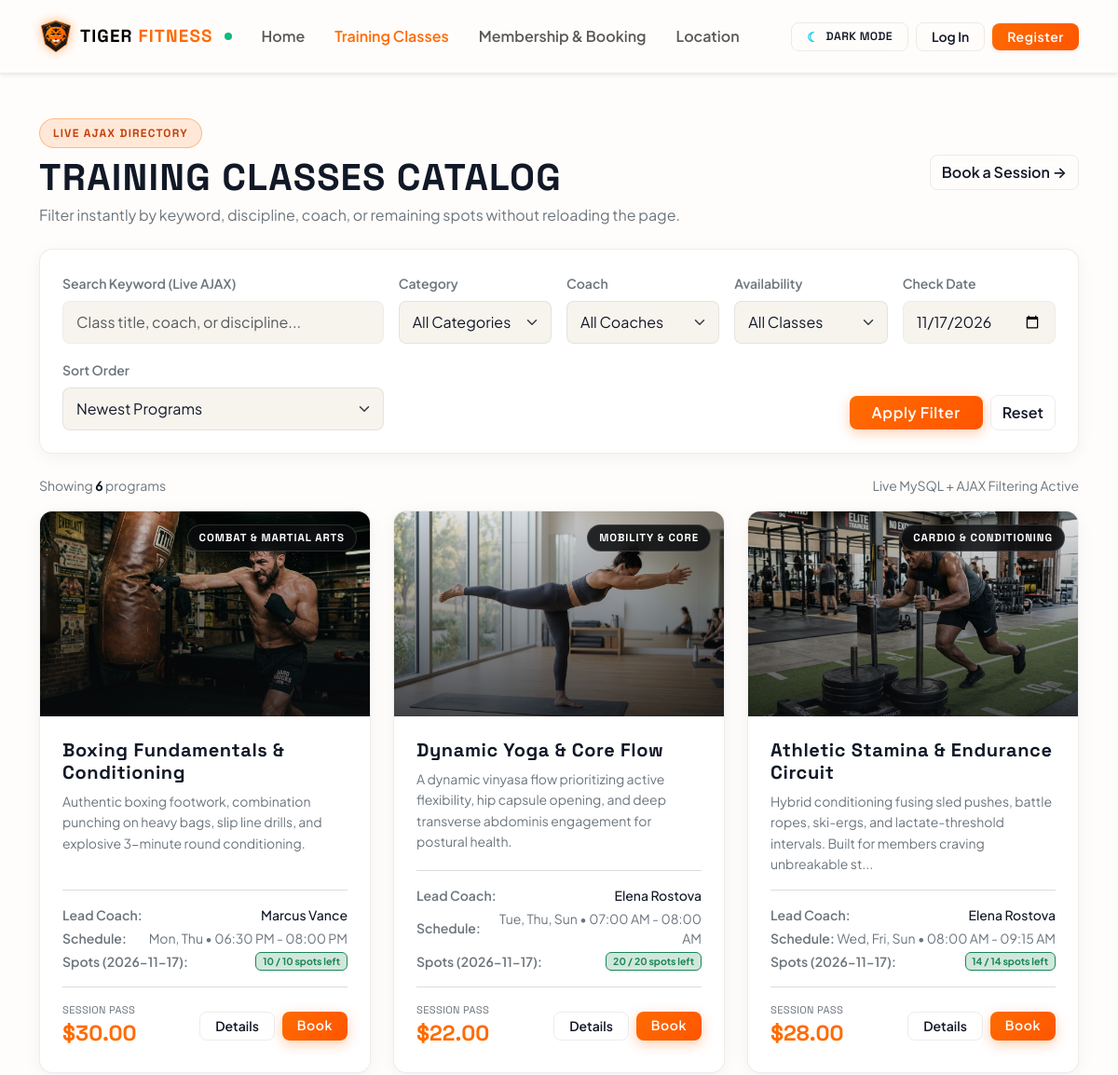
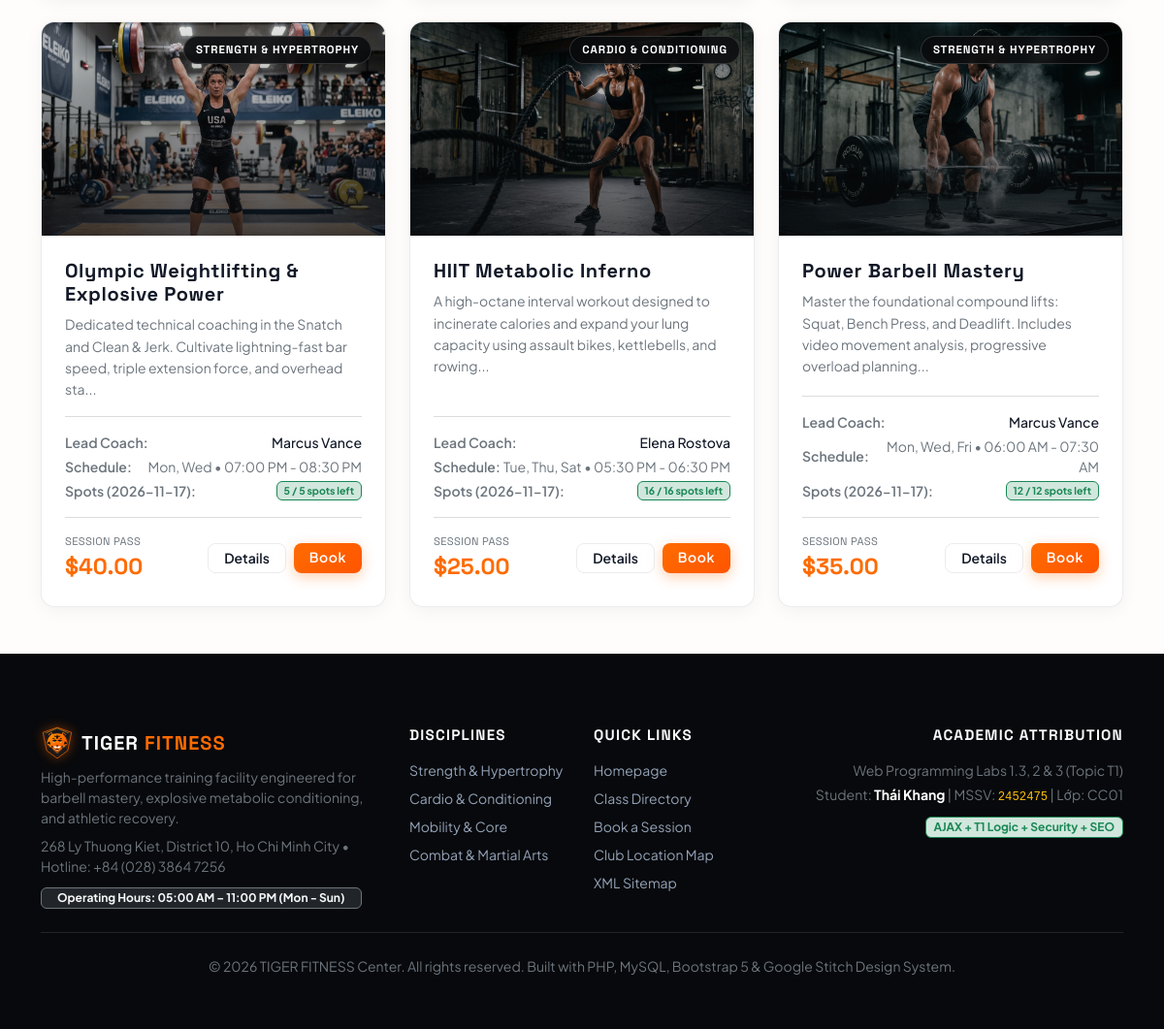
/bookstore/pages/classes.php, run on the app's committed database (2 pictures, top to bottom).
### tables this page shows
CREATE TABLE `fitness_classes` (
  `id` INT AUTO_INCREMENT PRIMARY KEY,
  `category_id` INT NOT NULL,
  `title` VARCHAR(150) NOT NULL,
  `description` TEXT NOT NULL,
  `trainer_name` VARCHAR(100) NOT NULL,
  `schedule_info` VARCHAR(100) NOT NULL,
  `price` DECIMAL(10,2) NOT NULL DEFAULT 0.00,
  `max_capacity` INT NOT NULL DEFAULT 15,
  `image_url` VARCHAR(255) NULL,
  `created_at` TIMESTAMP DEFAULT CURRENT_TIMESTAMP,
  CONSTRAINT `fk_class_category`
    FOREIGN KEY (`category_id`)
    REFERENCES `categories` (`id`)
    ON DELETE CASCADE
    ON UPDATE CASCADE
);

CREATE TABLE `categories` (
  `id` INT AUTO_INCREMENT PRIMARY KEY,
  `name` VARCHAR(100) NOT NULL,
  `description` TEXT NULL
);

### bookstore/config/preferences.php (called while the page is built, shortened)
<?php
function getActiveTheme(): string {
    $theme = $_COOKIE[COOKIE_THEME] ?? 'light';
    return in_array($theme, ['light', 'dark'], true) ? $theme : 'light';
}

### bookstore/config/session.php (called while the page is built, shortened)
<?php
function e(?string $value): string {
    return htmlspecialchars((string)$value, ENT_QUOTES | ENT_SUBSTITUTE, 'UTF-8');
}
function isLoggedIn(): bool {
    return isset($_SESSION['user_id']) && !empty($_SESSION['user_id']);
}
function hasRole($roles): bool {
    if (!isLoggedIn()) {
        return false;
    }
    $allowedRoles = is_array($roles) ? $roles : [$roles];
    $currentRole = $_SESSION['role'] ?? '';
    return in_array($currentRole, $allowedRoles, true);
}

### bookstore/pages/classes.php (the view, shortened to what this page needs)
<?php
require_once __DIR__ . '/../config/session.php';
require_once __DIR__ . '/../config/database.php';
require_once __DIR__ . '/../config/preferences.php';
$activeTheme = getActiveTheme();
$search       = trim($_GET['search'] ?? '');
$availability = trim($_GET['availability'] ?? 'all');
$sort         = trim($_GET['sort'] ?? 'newest');
$filterDate   = trim($_GET['date'] ?? date('Y-m-d', strtotime('+1 day')));
$sql = "
    SELECT
        fc.id,
        fc.title,
        fc.description,
        fc.trainer_name,
        fc.schedule_info,
        fc.price,
        fc.max_capacity,
        fc.image_url,
        fc.created_at,
        c.id AS category_id,
        c.name AS category_name,
        COALESCE(bk.booked_count, 0) AS booked_count,
        GREATEST(0, fc.max_capacity - COALESCE(bk.booked_count, 0)) AS remaining_spots
    FROM fitness_classes fc
    INNER JOIN categories c ON fc.category_id = c.id
    LEFT JOIN (
        SELECT class_id, COUNT(*) AS booked_count
        FROM class_bookings
        WHERE booking_date = :booking_date
          AND status = 'confirmed'
        GROUP BY class_id
    ) bk ON fc.id = bk.class_id
    WHERE 1=1
";
$params = ['booking_date' => $filterDate];
$sql .= " ORDER BY fc.id DESC";
try {
    $stmt = $pdo->prepare($sql);
    $stmt->execute($params);
    $classes = $stmt->fetchAll();
} catch (PDOException $e) {
    error_log("Failed to query classes list: " . $e->getMessage());
    $classes = [];
    $flashError = "Failed to load classes from the database. Please try again.";
}
?>
<!DOCTYPE html>
<html lang="en">
<head>
  <link href="https://cdn.jsdelivr.net/npm/bootstrap@5.3.0/dist/css/bootstrap.min.css" rel="stylesheet">
  <link rel="stylesheet" href="../public/css/style.css">
</head>
<body class="<?php echo ($activeTheme === 'dark') ? 'theme-dark' : ''; ?>" data-bs-theme="<?php echo e($activeTheme); ?>">
<?php require_once __DIR__ . '/../components/header.php'; ?>
<main class="container py-5">
  <div class="row align-items-center mb-4 g-3">
    <div class="col-md-8">
      <div class="d-flex align-items-center gap-2 mb-2 flex-wrap">
        <span class="hero-badge">Live AJAX Directory</span>
      </div>
      <h1 class="display-6 fw-bold font-headline mb-1 text-uppercase">Training Classes Catalog</h1>
      <p class="text-secondary mb-0">Filter instantly by keyword, discipline, coach, or remaining spots without reloading the page.</p>
    </div>
    <div class="col-md-4 text-md-end d-flex justify-content-md-end gap-2 flex-wrap">
      <a href="bookings.php" class="btn btn-outline-apex fw-semibold">
        Book a Session &rarr;
      </a>
    </div>
  </div>
  <section aria-label="Live AJAX Search and Filters" class="glass-panel p-4 mb-4">
    <form action="classes.php" method="GET" id="ajax-class-filter-form" class="row g-3 align-items-end">
      <div class="col-12 col-md-4">
        <label for="search" class="form-label fw-semibold small text-secondary">Search Keyword (Live AJAX)</label>
        <input
          type="text"
          class="form-control"
          id="search"
          name="search"
          placeholder="Class title, coach, or discipline..."
          value="<?php echo e($search); ?>">
      </div>
      <div class="col-12 col-sm-6 col-md-2">
        <label for="category_id" class="form-label fw-semibold small text-secondary">Category</label>
        <select class="form-select" id="category_id" name="category_id">
          <option value="">All Categories</option>
        </select>
      </div>
      <div class="col-12 col-sm-6 col-md-2">
        <label for="trainer" class="form-label fw-semibold small text-secondary">Coach</label>
        <select class="form-select" id="trainer" name="trainer">
          <option value="">All Coaches</option>
        </select>
      </div>
      <div class="col-12 col-sm-6 col-md-2">
        <label for="availability" class="form-label fw-semibold small text-secondary">Availability</label>
        <select class="form-select" id="availability" name="availability">
          <option value="all" <?php echo ($availability === 'all') ? 'selected' : ''; ?>>All Classes</option>
        </select>
      </div>
      <div class="col-12 col-sm-6 col-md-2">
        <label for="filter_date" class="form-label fw-semibold small text-secondary">Check Date</label>
        <input type="date" class="form-control" id="filter_date" name="date" value="<?php echo e($filterDate); ?>">
      </div>
      <div class="col-12 col-md-4">
        <label for="sort" class="form-label fw-semibold small text-secondary">Sort Order</label>
        <select class="form-select" id="sort" name="sort">
          <option value="newest" <?php echo ($sort === 'newest') ? 'selected' : ''; ?>>Newest Programs</option>
        </select>
      </div>
      <div class="col-12 col-md-8 d-flex gap-2 justify-content-md-end align-items-center">
        <button type="submit" class="btn btn-apex-crimson px-4 fw-semibold">
          Apply Filter
        </button>
        <a href="classes.php" id="ajax-reset-filters" class="btn btn-outline-apex">
          Reset
        </a>
      </div>
    </form>
  </section>
  <div class="d-flex justify-content-between align-items-center mb-3 text-secondary small">
    <span>Showing <strong class="text-white" id="classes-visible-count"><?php echo count($classes); ?></strong> programs</span>
    <?php if ($isStaff): ?>
      <span class="text-tiger fw-semibold">Staff CRUD active</span>
    <?php else: ?>
      <span>Live MySQL + AJAX Filtering Active</span>
    <?php endif; ?>
  </div>
  <div class="row g-4" id="classes-grid-container">
    <?php if (empty($classes)): ?>
      <div class="col-12">
        <div class="glass-panel p-5 text-center my-4">
          <h2 class="h5 fw-bold font-headline text-uppercase mb-1">No Training Classes Found</h2>
          <p class="text-secondary mb-3">No classes matched your filter or search query.</p>
          <a href="classes.php" class="btn btn-outline-apex btn-sm">Clear Filters</a>
        </div>
      </div>
    <?php else: ?>
      <?php foreach ($classes as $class): ?>
        <?php
          $maxCap = max(1, (int)$class['max_capacity']);
          $booked = (int)$class['booked_count'];
          $remaining = max(0, $maxCap - $booked);
        ?>
        <div class="col-12 col-md-6 col-lg-4">
          <article class="class-card h-100">
            <div class="class-card-img-wrap">
              <img
                src="../public/<?php echo e($class['image_url']); ?>"
                alt="<?php echo e($class['title']); ?> training class">
              <div class="class-card-overlay"></div>
              <span class="class-discipline-badge">
                <?php echo e($class['category_name']); ?>
              </span>
            </div>
            <div class="card-body d-flex flex-column p-4">
              <h3 class="h5 card-title fw-bold font-headline mb-2">
                <?php echo e($class['title']); ?>
              </h3>
              <p class="card-text text-secondary small flex-grow-1 mb-3" style="line-height: 1.6;">
                <?php echo e(mb_strimwidth($class['description'], 0, 140, '...')); ?>
              </p>
              <div class="pt-3 border-top border-secondary border-opacity-25 mb-3">
                <div class="d-flex align-items-center justify-content-between small text-secondary mb-1">
                  <span class="fw-semibold">Lead Coach:</span>
                  <span class="text-white fw-medium"><?php echo e($class['trainer_name']); ?></span>
                </div>
                <div class="d-flex align-items-center justify-content-between small text-secondary mb-1">
                  <span class="fw-semibold">Schedule:</span>
                  <span class="opacity-90 text-end"><?php echo e($class['schedule_info']); ?></span>
                </div>
                <div class="d-flex align-items-center justify-content-between small text-secondary">
                  <span class="fw-semibold">Spots (<?php echo e($filterDate); ?>):</span>
                  <?php if ($remaining <= 0): ?>
                    <span class="badge bg-danger-subtle text-danger border border-danger">FULL (<?php echo $booked; ?>/<?php echo $maxCap; ?>)</span>
                  <?php else: ?>
                    <span class="badge bg-success-subtle text-success border border-success"><?php echo $remaining; ?> / <?php echo $maxCap; ?> spots left</span>
                  <?php endif; ?>
                </div>
              </div>
              <div class="d-flex align-items-center justify-content-between pt-3 border-top border-secondary border-opacity-25 gap-2">
                <div>
                  <span class="small text-secondary d-block font-headline text-uppercase" style="font-size: 0.7rem;">Session Pass</span>
                  <span class="class-price-tag">$<?php echo e(number_format((float)$class['price'], 2)); ?></span>
                </div>
                <div class="d-flex gap-2">
                  <a href="item_details.php?id=<?php echo urlencode((string)$class['id']); ?>" class="btn btn-outline-apex btn-sm px-3 fw-semibold">
                    Details
                  </a>
                  <a href="bookings.php?class_id=<?php echo urlencode((string)$class['id']); ?>&amp;date=<?php echo urlencode($filterDate); ?>" class="btn btn-apex-crimson btn-sm px-3 fw-semibold">
                    Book
                  </a>
                </div>
              </div>
            </div>
          </article>
        </div>
      <?php endforeach; ?>
    <?php endif; ?>
  </div>
</main>
<?php require_once __DIR__ . '/../components/footer.php'; ?>
</body>
</html>

### bookstore/public/css/style.css (style rules this page uses)
:root { --tiger-orange: #FF6B00; --tiger-orange-hover: #FF8533; --tiger-amber: #FF9E00; --tiger-volt: #FF5500; --tiger-emerald: #10B981; --apex-crimson: #FF6B00; --apex-crimson-hover: #FF8533; --apex-volt: #FF5500; --apex-emerald: #10B981; --apex-bg: #FFFDFB; --apex-surface: #FFFFFF; --apex-surface-subtle: #F7F4EE; --apex-surface-container: #FAF6F0; --apex-border: rgba(17, 24, 39, 0.08); --apex-border-hover: rgba(255, 107, 0, 0.40); --apex-text-primary: #111827; --apex-text-muted: #6B7280; --apex-navbar-bg: rgba(255, 253, 251, 0.88); --apex-glass-bg: rgba(255, 255, 255, 0.84); --apex-card-shadow: 0 4px 20px -2px rgba(17, 24, 39, 0.06); --apex-glow: 0 10px 25px -3px rgba(255, 107, 0, 0.22); --font-headline: 'Space Grotesk', -apple-system, sans-serif; --font-body: 'Plus Jakarta Sans', -apple-system, BlinkMacSystemFont, 'Segoe UI', Roboto, sans-serif; }
body { font-family: var(--font-body); background-color: var(--apex-bg); color: var(--apex-text-primary); min-height: 100vh; display: flex; flex-direction: column; transition: background-color 0.25s ease, color 0.25s ease; -webkit-font-smoothing: antialiased; }
main { flex: 1 0 auto; }
h1, h2, h3, h4, h5, h6, .font-headline, .display-4, .display-5, .display-6 { font-family: var(--font-headline); letter-spacing: 0.03em; }
.glass-panel { background-color: var(--apex-glass-bg); backdrop-filter: blur(14px); -webkit-backdrop-filter: blur(14px); border: 1px solid var(--apex-border); box-shadow: var(--apex-card-shadow); border-radius: 14px; }
.btn-tiger-orange, .btn-apex-crimson, .btn-danger { background: linear-gradient(135deg, #FF6B00 0%, #FF5500 100%); border: none; color: #FFFFFF !important; font-weight: 600; letter-spacing: 0.04em; border-radius: 8px; transition: all 0.22s cubic-bezier(0.16, 1, 0.3, 1); box-shadow: 0 4px 14px rgba(255, 107, 0, 0.32); }
.btn-outline-apex, .btn-outline-tiger { background: transparent; border: 1px solid var(--apex-border); color: var(--apex-text-primary); font-weight: 600; border-radius: 8px; backdrop-filter: blur(8px); transition: all 0.2s ease; }
.hero-badge { display: inline-flex; align-items: center; gap: 8px; padding: 6px 14px; background: rgba(255, 107, 0, 0.14); border: 1px solid rgba(255, 107, 0, 0.38); border-radius: 9999px; color: #FFB366; font-family: var(--font-headline); font-size: 0.75rem; letter-spacing: 0.1em; text-transform: uppercase; font-weight: 700; }
.class-card { background-color: var(--apex-surface); border: 1px solid var(--apex-border); border-radius: 14px; overflow: hidden; box-shadow: var(--apex-card-shadow); transition: all 0.28s cubic-bezier(0.16, 1, 0.3, 1); display: flex; flex-direction: column; }
.class-card-img-wrap { position: relative; overflow: hidden; height: 220px; }
.class-card-img-wrap img { width: 100%; height: 100%; object-fit: cover; transition: transform 0.4s cubic-bezier(0.16, 1, 0.3, 1); }
.class-card-overlay { position: absolute; inset: 0; background: linear-gradient(180deg, rgba(10, 11, 14, 0.1) 0%, rgba(10, 11, 14, 0.75) 100%); }
.class-discipline-badge { position: absolute; top: 14px; right: 14px; padding: 5px 12px; background: rgba(10, 11, 14, 0.85); backdrop-filter: blur(8px); border: 1px solid rgba(255, 255, 255, 0.15); border-radius: 9999px; color: #FFFFFF; font-family: var(--font-headline); font-size: 0.72rem; letter-spacing: 0.08em; text-transform: uppercase; font-weight: 700; }
.class-price-tag { font-family: var(--font-headline); font-size: 1.45rem; font-weight: 700; color: var(--tiger-orange); }
.form-control, .form-select { background-color: var(--apex-surface-subtle); border: 1px solid var(--apex-border); color: var(--apex-text-primary); border-radius: 8px; padding: 10px 14px; transition: border-color 0.2s ease, box-shadow 0.2s ease; }
body:not(.theme-dark) main .glass-panel .text-white, body:not(.theme-dark) main .bento-card .text-white, body:not(.theme-dark) main .class-card .text-white, body:not(.theme-dark) main .breadcrumb-item.active.text-white, body:not(.theme-dark) main .table .text-white, body:not(.theme-dark) main > div .text-white { color: var(--apex-text-primary) !important; }
body:not(.theme-dark) .hero-badge { color: #C2410C; }

### data on the page
fitness_classes: image_url (picture), category.name "COMBAT & MARTIAL ARTS", title "Boxing Fundamentals & Conditioning", description "Authentic boxing footwork, combination punching on heavy bags, slip line drills, and explosive 3-minute round conditioning.", trainer_name "Marcus Vance", schedule_info "Mon, Thu • 06:30 PM - 08:00 PM", max_capacity "10", price "30.00"
fitness_classes: image_url (picture), category.name "MOBILITY & CORE", title "Dynamic Yoga & Core Flow", description "A dynamic vinyasa flow prioritizing active flexibility, hip capsule opening, and deep transverse abdominis engagement for postural health.", trainer_name "Elena Rostova", schedule_info "Tue, Thu, Sun • 07:00 AM - 08:00 AM", max_capacity "20", price "22.00"
fitness_classes: image_url (picture), category.name "CARDIO & CONDITIONING", title "Athletic Stamina & Endurance Circuit", description "Hybrid conditioning fusing sled pushes, battle ropes, ski-ergs, and lactate-threshold intervals. Built for members craving unbreakable st...", trainer_name "Elena Rostova", schedule_info "Wed, Fri, Sun • 08:00 AM - 09:15 AM", max_capacity "14", price "28.00"
fitness_classes: image_url (picture), category.name "STRENGTH & HYPERTROPHY", title "Olympic Weightlifting & Explosive Power", description "Dedicated technical coaching in the Snatch and Clean & Jerk. Cultivate lightning-fast bar speed, triple extension force, and overhead sta...", trainer_name "Marcus Vance", schedule_info "Mon, Wed • 07:00 PM - 08:30 PM", max_capacity "5", price "40.00"
fitness_classes: image_url (picture), category.name "CARDIO & CONDITIONING", title "HIIT Metabolic Inferno", description "A high-octane interval workout designed to incinerate calories and expand your lung capacity using assault bikes, kettlebells, and rowing...", trainer_name "Elena Rostova", schedule_info "Tue, Thu, Sat • 05:30 PM - 06:30 PM", max_capacity "16", price "25.00"
fitness_classes: image_url (picture), category.name "STRENGTH & HYPERTROPHY", title "Power Barbell Mastery", description "Master the foundational compound lifts: Squat, Bench Press, and Deadlift. Includes video movement analysis, progressive overload planning...", trainer_name "Marcus Vance", schedule_info "Mon, Wed, Fri • 06:00 AM - 07:30 AM", max_capacity "12", price "35.00"

### other printed values
count($classes) "6"
